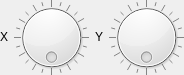
<?xml version="1.0" encoding="UTF-8"?>
<ui version="4.0">
 <class>ui::assets::studiomodel::SkyLightPanel</class>
 <widget class="QWidget" name="ui::assets::studiomodel::SkyLightPanel">
  <property name="geometry">
   <rect>
    <x>0</x>
    <y>0</y>
    <width>180</width>
    <height>75</height>
   </rect>
  </property>
  <property name="windowTitle">
   <string>Form</string>
  </property>
  <layout class="QHBoxLayout" name="horizontalLayout">
   <property name="sizeConstraint">
    <enum>QLayout::SetFixedSize</enum>
   </property>
   <property name="leftMargin">
    <number>0</number>
   </property>
   <property name="topMargin">
    <number>0</number>
   </property>
   <property name="rightMargin">
    <number>0</number>
   </property>
   <property name="bottomMargin">
    <number>0</number>
   </property>
   <item>
    <widget class="QLabel" name="label">
     <property name="sizePolicy">
      <sizepolicy hsizetype="Preferred" vsizetype="Fixed">
       <horstretch>0</horstretch>
       <verstretch>0</verstretch>
      </sizepolicy>
     </property>
     <property name="text">
      <string>X</string>
     </property>
     <property name="alignment">
      <set>Qt::AlignCenter</set>
     </property>
    </widget>
   </item>
   <item>
    <widget class="QDial" name="XAngle">
     <property name="sizePolicy">
      <sizepolicy hsizetype="Fixed" vsizetype="Fixed">
       <horstretch>0</horstretch>
       <verstretch>0</verstretch>
      </sizepolicy>
     </property>
     <property name="minimumSize">
      <size>
       <width>75</width>
       <height>75</height>
      </size>
     </property>
     <property name="maximumSize">
      <size>
       <width>75</width>
       <height>75</height>
      </size>
     </property>
     <property name="maximum">
      <number>360</number>
     </property>
     <property name="wrapping">
      <bool>true</bool>
     </property>
     <property name="notchTarget">
      <double>15.000000000000000</double>
     </property>
     <property name="notchesVisible">
      <bool>true</bool>
     </property>
    </widget>
   </item>
   <item>
    <widget class="QLabel" name="label_2">
     <property name="sizePolicy">
      <sizepolicy hsizetype="Preferred" vsizetype="Fixed">
       <horstretch>0</horstretch>
       <verstretch>0</verstretch>
      </sizepolicy>
     </property>
     <property name="text">
      <string>Y</string>
     </property>
     <property name="alignment">
      <set>Qt::AlignCenter</set>
     </property>
    </widget>
   </item>
   <item>
    <widget class="QDial" name="YAngle">
     <property name="sizePolicy">
      <sizepolicy hsizetype="Fixed" vsizetype="Fixed">
       <horstretch>0</horstretch>
       <verstretch>0</verstretch>
      </sizepolicy>
     </property>
     <property name="minimumSize">
      <size>
       <width>75</width>
       <height>75</height>
      </size>
     </property>
     <property name="maximumSize">
      <size>
       <width>75</width>
       <height>75</height>
      </size>
     </property>
     <property name="maximum">
      <number>360</number>
     </property>
     <property name="wrapping">
      <bool>true</bool>
     </property>
     <property name="notchTarget">
      <double>15.000000000000000</double>
     </property>
     <property name="notchesVisible">
      <bool>true</bool>
     </property>
    </widget>
   </item>
  </layout>
 </widget>
 <resources/>
 <connections/>
</ui>
